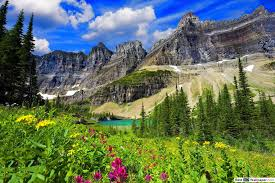
#> input picture uploads/Scenery.png, 275 x 183 px
$ python -i sketch.py   (imports and definitions only)
#> lines starting #> are read from the running program, lines starting #| are printed output that depends on the picture; after the words box and inside, x2 and y2 are one past the last pixel; in counts of white or black regions, pixels touching at a corner belong together

import cv2
import numpy as np
import os

def sketch_image(input_path, output_path):
    # Step 1: Read and resize
#> called with input_path = '../uploads/Scenery.png', output_path = 'out.png'
    img = cv2.imread(input_path)
#> img is the input picture: shape (183, 275, 3); mean B, G, R 90.8, 115.2, 97.9
    if img is None:
        raise ValueError("⚠️ Image not found or invalid path!")
    img = cv2.resize(img, (800, 800))
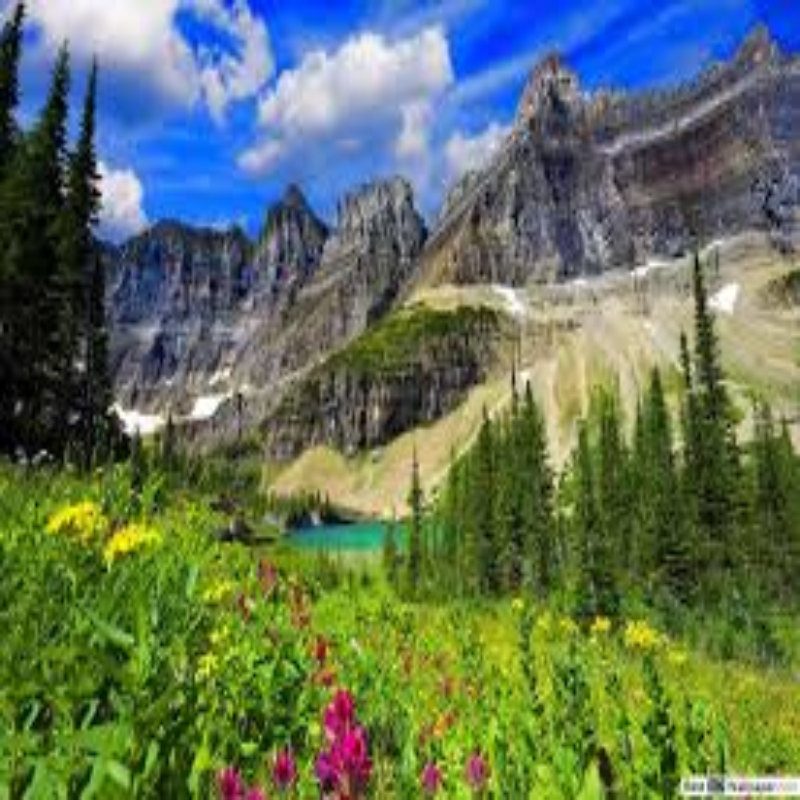
#> img: shape (800, 800, 3); mean B, G, R 90.7, 115, 97.7

    # Step 2: Convert to grayscale
    gray = cv2.cvtColor(img, cv2.COLOR_BGR2GRAY)

    # Step 3: Enhance tones for better texture
    clahe = cv2.createCLAHE(clipLimit=2.0, tileGridSize=(8, 8))
    gray = clahe.apply(gray)
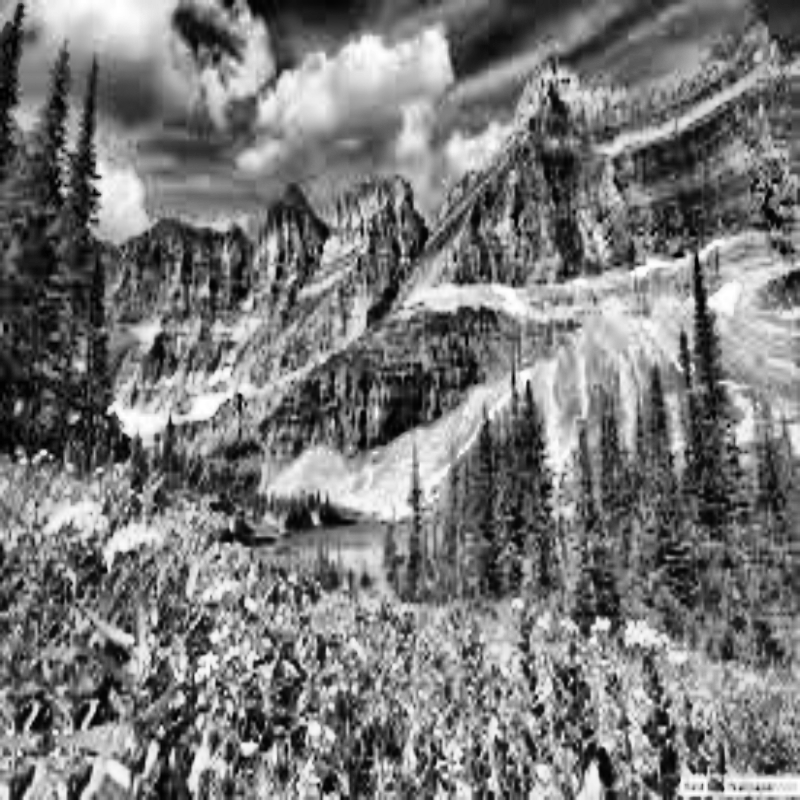
#> gray: shape (800, 800); min 0, max 255, mean 120.8

    # Step 4: Invert and blur for base sketch tone
    invert = cv2.bitwise_not(gray)
    blur = cv2.GaussianBlur(invert, (25, 25), 0)
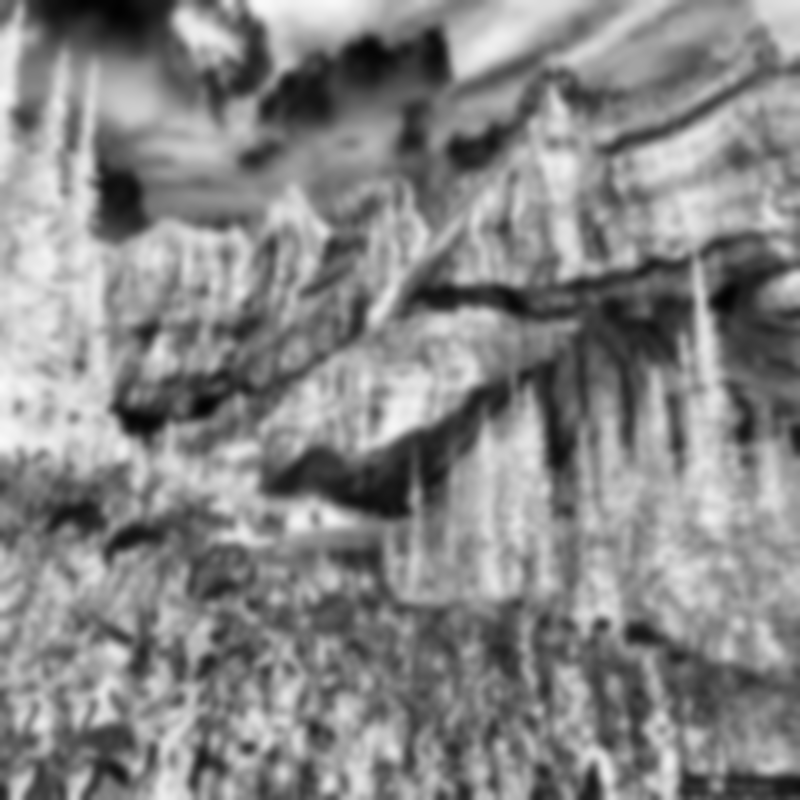
#> blur: shape (800, 800); min 2, max 248, mean 134.2
    sketch = cv2.divide(gray, 255 - blur, scale=256.0)

    # Step 5: Add subtle paper-like noise
    noise = np.random.normal(0, 6, sketch.shape).astype(np.uint8)
    sketch = cv2.addWeighted(sketch, 0.95, noise, 0.05, 0)

    # Step 6: Generate strong dark outlines
    edges = cv2.Canny(gray, 40, 120)          # more sensitive edge detection
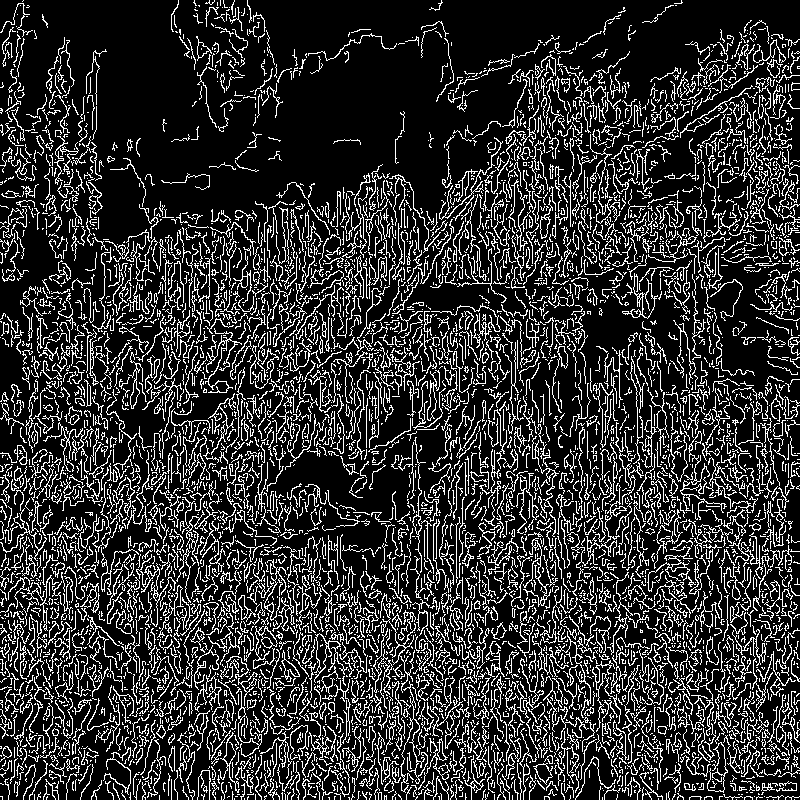
#> edges: shape (800, 800); 19.3% white in thin lines or dots
    edges = cv2.dilate(edges, None, iterations=2)  # thicken the edges
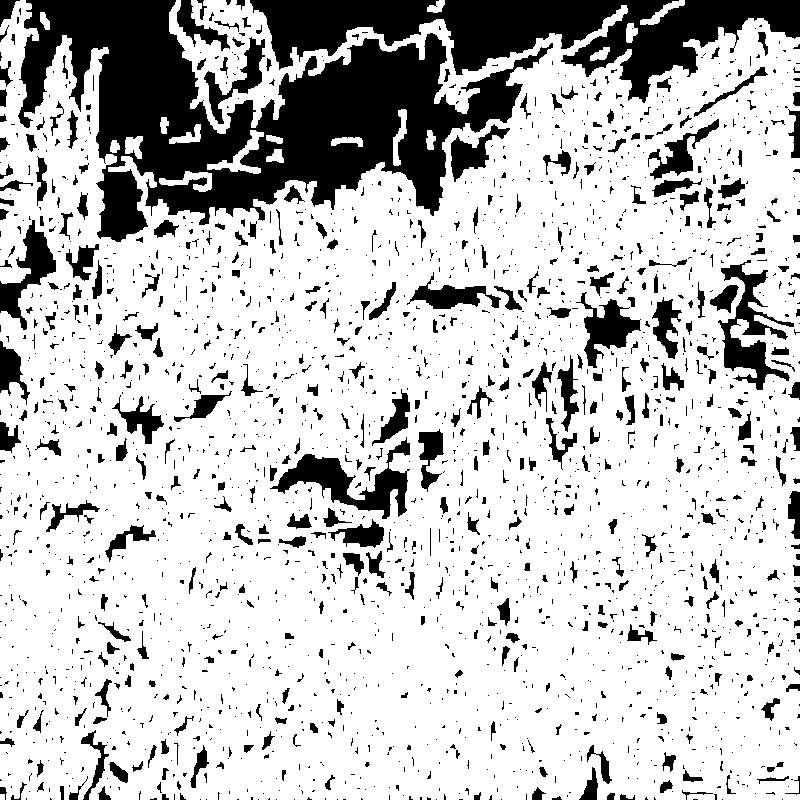
#> edges: shape (800, 800); 77.4% white; 2339 black regions (1846 under 20 px), largest, box (x1, y1, x2, y2) and area: (18, 0, 553, 242) 53797, (250, 0, 800, 103) 25149, (270, 437, 410, 519) 3670
    edges = cv2.bitwise_not(edges)

    # Step 7: Blend with stronger outline visibility
    sketch = cv2.addWeighted(sketch, 0.75, edges, 0.35, 0)
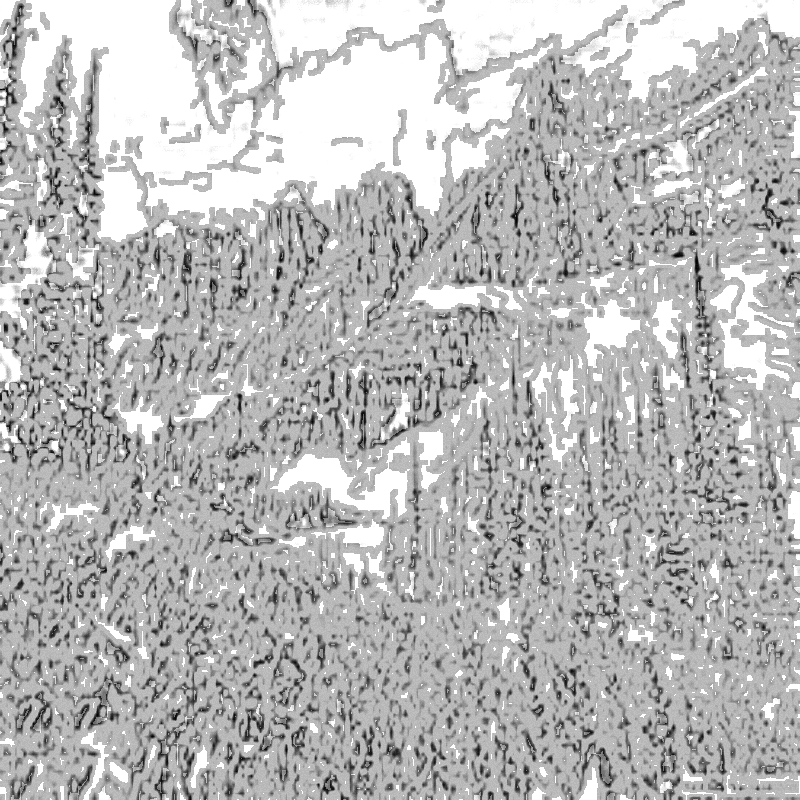
#> sketch: shape (800, 800); min 0, max 255, mean 183.6

    # Step 8: Enhance contrast and darken pencil tones
    sketch = cv2.convertScaleAbs(sketch, alpha=1.4, beta=-20)
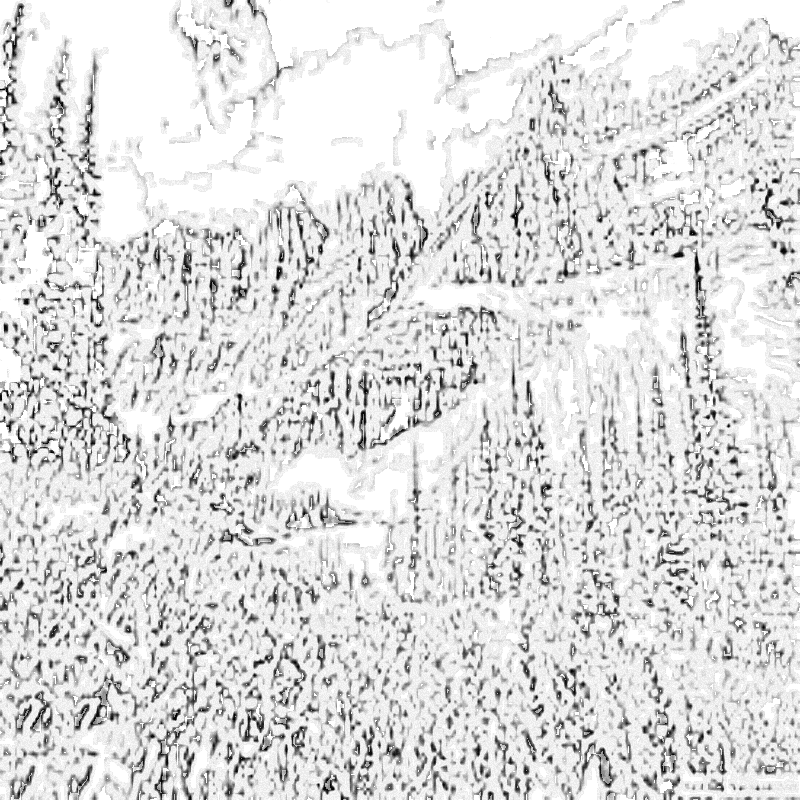
#> sketch: shape (800, 800); min 0, max 255, mean 220.3

    # Step 9: Slight smoothing for realism
    sketch = cv2.GaussianBlur(sketch, (3, 3), 0)

    # Step 10: Save output
    cv2.imwrite(output_path, sketch)
    return output_path

>>> result = sketch_image('../uploads/Scenery.png', 'out.png')

$ run again, on uploads/bento.png
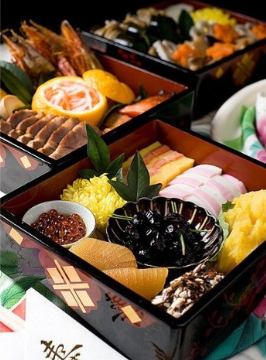
#> input picture uploads/bento.png, 266 x 360 px
#> in sketch_image, img is the input picture: shape (360, 266, 3); mean B, G, R 62.8, 86.9, 110.1
#> img: shape (800, 800, 3)
#> in sketch_image, `edges = cv2.Canny(gray, 40, 120)`:
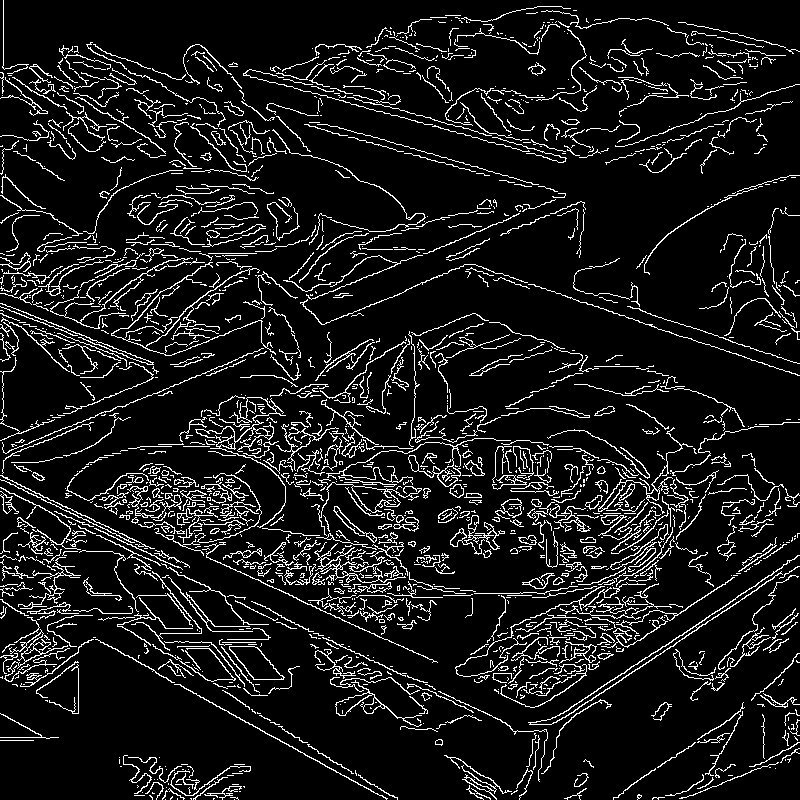
#> edges: shape (800, 800); 9.8% white in thin lines or dots
#> in sketch_image, `sketch = cv2.convertScaleAbs(sketch, alpha=1.4, beta=-20)`:
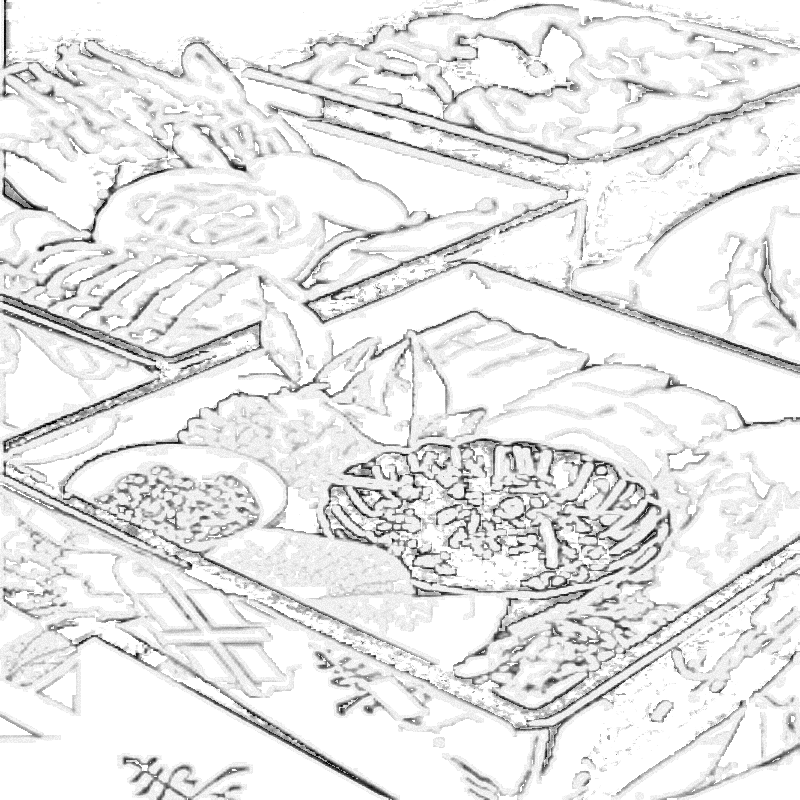
#> sketch: shape (800, 800); min 0, max 255, mean 232.1

$ run again, on uploads/boy.png
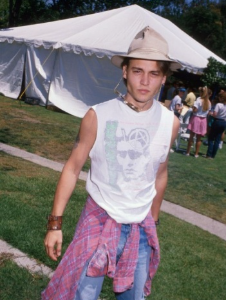
#> input picture uploads/boy.png, 226 x 300 px
#> in sketch_image, img is the input picture: shape (300, 226, 3); mean B, G, R 114.6, 115.6, 122.7
#> img: shape (800, 800, 3)
#> in sketch_image, `edges = cv2.Canny(gray, 40, 120)`:
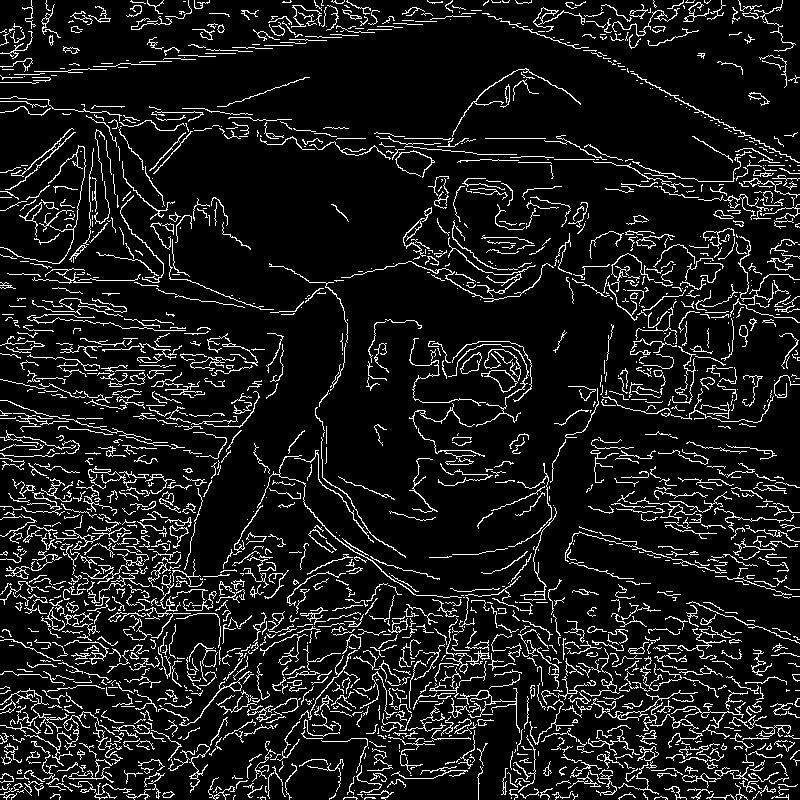
#> edges: shape (800, 800); 10.2% white in thin lines or dots
#> in sketch_image, `sketch = cv2.convertScaleAbs(sketch, alpha=1.4, beta=-20)`:
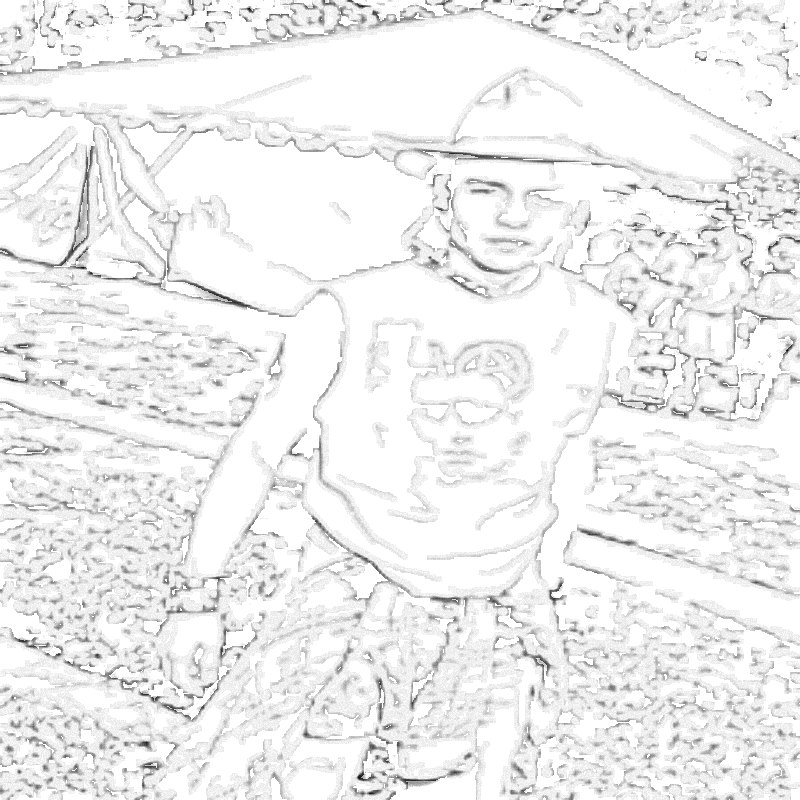
#> sketch: shape (800, 800); min 8, max 255, mean 239.2

$ run again, on uploads/bread.png
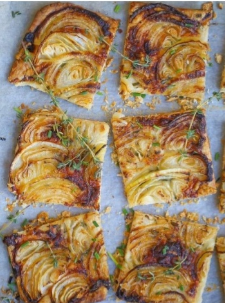
#> input picture uploads/bread.png, 225 x 303 px
#> in sketch_image, img is the input picture: shape (303, 225, 3); mean B, G, R 97.4, 129.5, 155.8
#> img: shape (800, 800, 3)
#> in sketch_image, `sketch = cv2.convertScaleAbs(sketch, alpha=1.4, beta=-20)`:
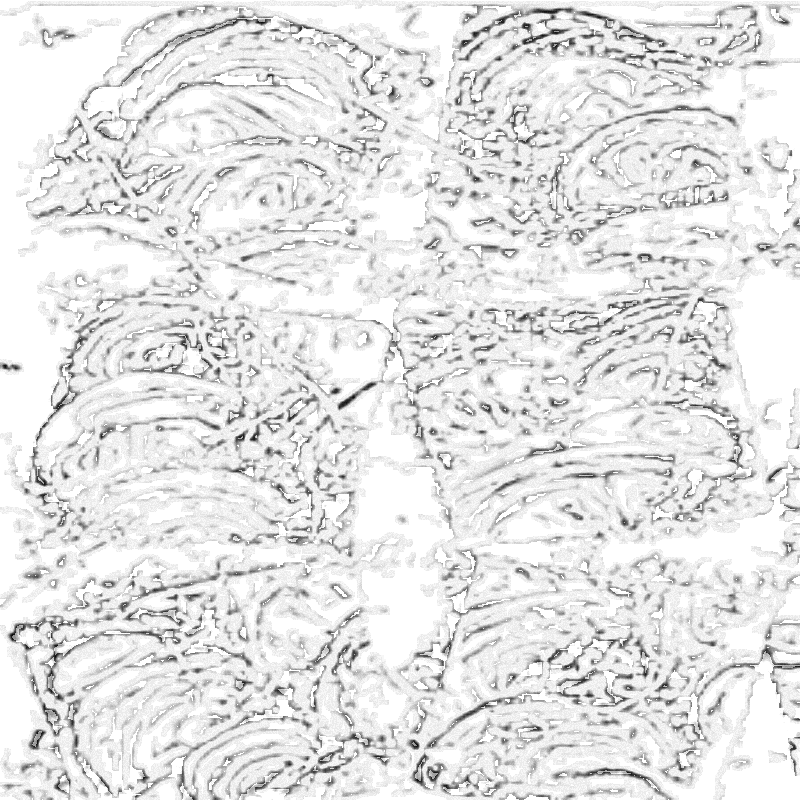
#> sketch: shape (800, 800); min 9, max 255, mean 228.5
